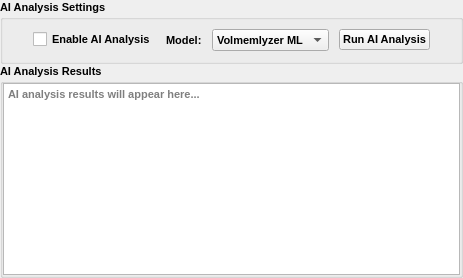
      <widget class="QWidget" name="aiAnalysisTab">
       <property name="sizePolicy">
        <sizepolicy hsizetype="Expanding" vsizetype="Preferred">
         <horstretch>0</horstretch>
         <verstretch>0</verstretch>
        </sizepolicy>
       </property>
       <attribute name="title">
        <string>AI Analysis</string>
       </attribute>
       <layout class="QVBoxLayout" name="aiAnalysisLayout">
        <property name="spacing">
         <number>0</number>
        </property>
        <property name="leftMargin">
         <number>0</number>
        </property>
        <property name="topMargin">
         <number>0</number>
        </property>
        <property name="rightMargin">
         <number>0</number>
        </property>
        <property name="bottomMargin">
         <number>0</number>
        </property>
        <item>
         <widget class="QGroupBox" name="aiSettingsGroup">
          <property name="maximumSize">
           <size>
            <width>16777215</width>
            <height>100</height>
           </size>
          </property>
          <property name="font">
           <font>
            <pointsize>8</pointsize>
            <weight>75</weight>
            <bold>true</bold>
           </font>
          </property>
          <property name="title">
           <string>AI Analysis Settings</string>
          </property>
          <layout class="QHBoxLayout" name="aiSettingsLayout">
           <property name="spacing">
            <number>10</number>
           </property>
           <property name="leftMargin">
            <number>30</number>
           </property>
           <property name="topMargin">
            <number>10</number>
           </property>
           <property name="rightMargin">
            <number>30</number>
           </property>
           <property name="bottomMargin">
            <number>10</number>
           </property>
           <item>
            <widget class="QCheckBox" name="enableAICheckbox">
             <property name="font">
              <font>
               <pointsize>8</pointsize>
              </font>
             </property>
             <property name="text">
              <string>Enable AI Analysis</string>
             </property>
            </widget>
           </item>
           <item>
            <widget class="QLabel" name="aiModelLabel">
             <property name="font">
              <font>
               <pointsize>8</pointsize>
              </font>
             </property>
             <property name="text">
              <string>Model:</string>
             </property>
            </widget>
           </item>
           <item>
            <widget class="QComboBox" name="aiModelCombo">
             <property name="font">
              <font>
               <pointsize>8</pointsize>
              </font>
             </property>
             <item>
              <property name="text">
               <string>Volmemlyzer ML</string>
              </property>
             </item>
             <item>
              <property name="text">
               <string>Custom Model</string>
              </property>
             </item>
            </widget>
           </item>
           <item>
            <widget class="QPushButton" name="runAIAnalysisButton">
             <property name="font">
              <font>
               <pointsize>8</pointsize>
              </font>
             </property>
             <property name="text">
              <string>Run AI Analysis</string>
             </property>
            </widget>
           </item>
          </layout>
         </widget>
        </item>
        <item>
         <widget class="QGroupBox" name="aiResultsGroup">
          <property name="font">
           <font>
            <pointsize>8</pointsize>
            <weight>75</weight>
            <bold>true</bold>
           </font>
          </property>
          <property name="title">
           <string>AI Analysis Results</string>
          </property>
          <layout class="QVBoxLayout" name="aiResultsLayout">
           <property name="spacing">
            <number>0</number>
           </property>
           <property name="leftMargin">
            <number>0</number>
           </property>
           <property name="topMargin">
            <number>0</number>
           </property>
           <property name="rightMargin">
            <number>0</number>
           </property>
           <property name="bottomMargin">
            <number>0</number>
           </property>
           <item>
            <widget class="QTextEdit" name="aiResultsText">
             <property name="font">
              <font>
               <pointsize>8</pointsize>
              </font>
             </property>
             <property name="readOnly">
              <bool>true</bool>
             </property>
             <property name="placeholderText">
              <string>AI analysis results will appear here...</string>
             </property>
            </widget>
           </item>
          </layout>
         </widget>
        </item>
       </layout>
      </widget>
